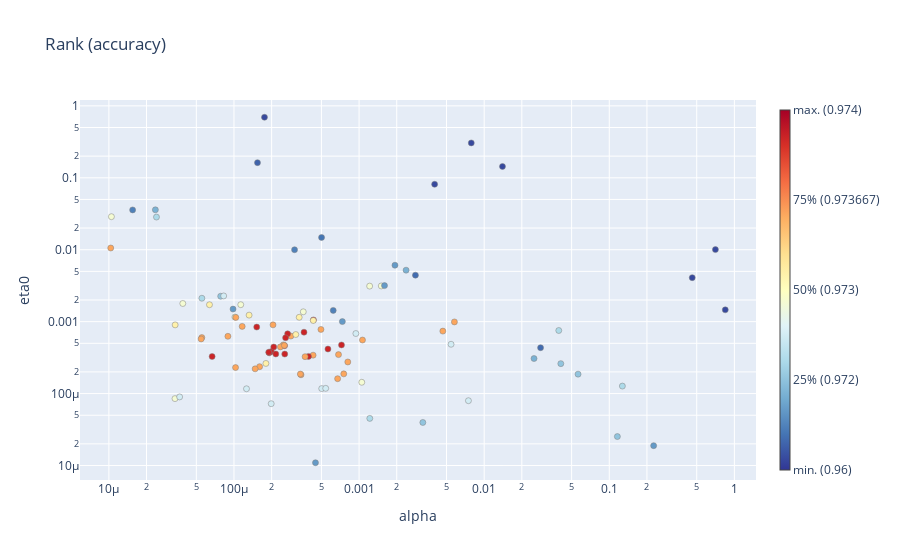

Notebook code for this chart:
### Code cell
plot_rank(study, params=['alpha', 'eta0'], target=my_clipper, target_name='accuracy')
